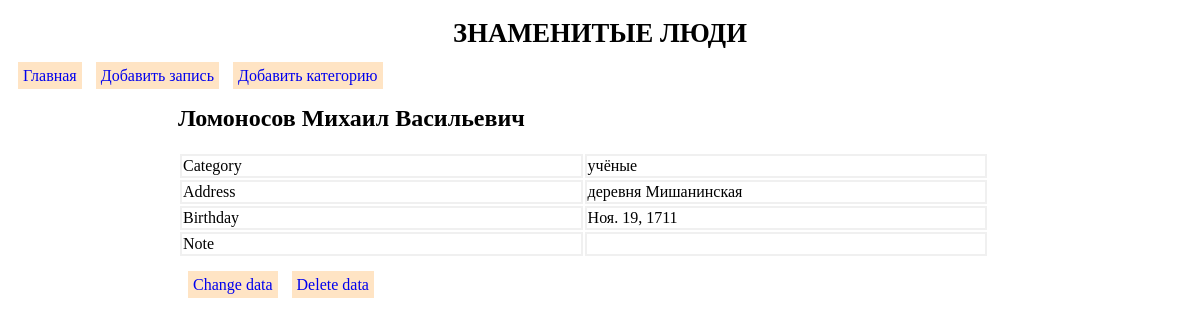
Page /people/people/6/ on the committed database.
### people/models.py (models this page shows, shortened)
class ListPeople(models.Model):
    fam = models.CharField(max_length=50, verbose_name='Фамилия')
    name = models.CharField(max_length=50, verbose_name='Имя')
    ot = models.CharField(max_length=50, verbose_name='Отчество')
    addr = models.CharField(max_length=100, verbose_name='Адрес')
    birthday = models.DateField(null=True, blank=True, verbose_name='День рождения')
    note = models.TextField(null=True, blank=True, verbose_name='Заметки')
    category = models.ForeignKey('Category', null=True, on_delete=models.PROTECT, verbose_name='категория')
    class Meta:
        verbose_name_plural = 'Адресная книга'
        verbose_name = 'Запись адресной книги'
        ordering = ['fam']

class Category(models.Model):
    name = models.CharField(max_length=100, db_index=True, verbose_name='категория')
    def __str__(self):
        return self.name
    class Meta:
        verbose_name_plural = 'Категории'
        verbose_name = 'категорию'
        ordering = ['name']

### people/views.py (the view)
# urls.py: path('people/<int:listpeople_id>/', current_people, name='people'),
def current_people(request, listpeople_id):
    cur_people = ListPeople.objects.get(pk=listpeople_id)
    context = {'cur_people': cur_people}
    return render(request, 'people/people.html', context)

### people/templates/people/people.html
{% extends 'layout/basic.html' %}
{% block content %}
    <h2>{{ cur_people.fam }}&nbsp{{ cur_people.name }}&nbsp{{ cur_people.ot }}</h2>
    <table id="tabl_index">
        <tr><td>Category</td><td>{{ cur_people.category }}</td></tr>
        <tr><td>Address</td><td>{{ cur_people.addr }}</td></tr>
        <tr><td>Birthday</td><td>{{ cur_people.birthday }}</td></tr>
        <tr><td>Note</td><td>{{ cur_people.note }}</td></tr>
    </table>
    <br>
    <ul>
        <li><a href="update/">Change data</a></li>
        <li><a href="delete/">Delete data</a></li>
    </ul>
{% endblock %}

### people/static/people/style.css (style rules this page uses)
#tabl_index { width: 80%; }
#tabl_index td { width: 250px; border: 2px; border-style: solid; border-color: #F0F0F0; }
ul { list-style: none; margin: 0px; padding-left: 0px; }
ul a { text-decoration: none; }
ul li { display: inline; width: 200px; background: #FFE4C4; margin-left: 10px; padding: 5px; }

### rows in the picture
ListPeople: fam "Ломоносов", name "Михаил", ot "Васильевич", category "учёные", addr "деревня Мишанинская", birthday "Ноя. 19, 1711"
